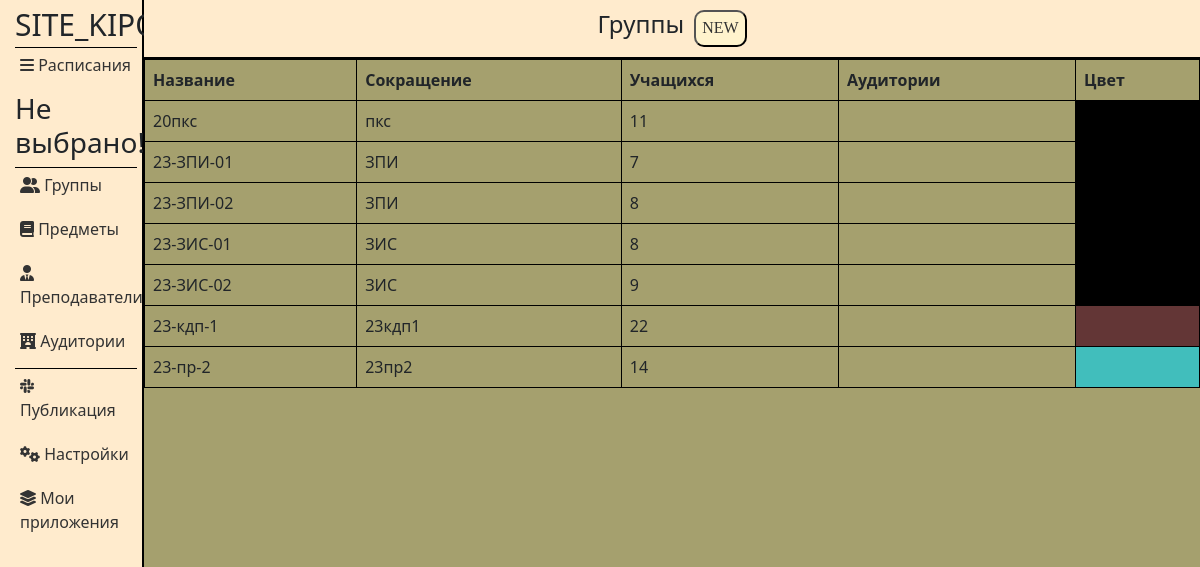
Page /applications/13/groups/ on the committed database.
### applications/models.py (models this page shows, shortened)
class Groups(models.Model):
    title = models.CharField('Название', max_length=50)
    abbreviation = models.CharField('Сокращение', max_length=50)
    students_count = models.CharField('Количество учащихся', max_length=50)
    cabinets = models.CharField('Аудитории', max_length=50)
    color = models.CharField('Цвет', max_length=50)
    application_id = models.ForeignKey(Applications, on_delete=models.CASCADE, related_name='Groups')
    class Meta:
        verbose_name = 'Группа'
        verbose_name_plural = 'Группы'

### applications/views.py (the view)
def groups(request, app_id):
    return handle_form(request, app_id, Groups, GroupsForm, 'applications/groups.html')

### applications/views.py (called while the page is built)
def find_week_title(request):
    week_title = None
    if request.COOKIES.get('selectedElementId'):
        sched_id = request.COOKIES.get('selectedElementId')
        sched_instance = Schedules.objects.get(id=sched_id)
        week_title = sched_instance.title
    else:
        week_title = 'Не выбрано!'
    return week_title

### applications/templates/applications/groups.html (shortened to what this page needs)
{% extends 'applications/layout.html' %}
{% load static %}
{% block content %}
<div class="features">
    <header>
        <h1>Группы</h1>
        <button class="popup-btn" id="open_pop_up">NEW</button>
    </header>
   <table class="table">
    <thead>
        <tr>
            <th>Название</th>
            <th>Сокращение</th>
            <th>Учащихся</th>
            <th>Аудитории</th>
            <th>Цвет</th>
        </tr>
    </thead>
    <tbody>
        {% for el in groups %}
        <tr>
            <td>{{ el.title }}</td>
            <td>{{ el.abbreviation }}</td>
            <td>{{ el.students_count }}</td>
            <td>{{ el.cabinets }}</td>
            <td style="background-color:{{ el.color }}"></td>
        </tr>
        {% endfor %}
    </tbody>
</table>
</div>
{% endblock %}

### applications/static/applications/css/main.css (style rules this page uses)
:root { --main-background: #a5a06e; --second-background: blanchedalmond; --border: black; --text: #333; --popup-background: rgba(0,0,0,0.8); --white: #fff3cd; --output-background-color: transparent; --table-border-color: black; }
html, body { height: 100%; margin: 0; padding: 0; }
header { display: flex; justify-content: center; background-color: var(--second-background); padding: 10px 0px 10px 0px; border-bottom: 2px solid var(--border); }
body { display: flex; background-color: var(--main-background); }
.features { width: 100%; }
h1 { font-size: 1.5rem; }
.popup-btn { text-align: center; font-family: Monserrat; background-color: #fff3cd; border-radius: 10px; border-color: var(--border); text-decoration: none; font-weight: 500; color: var(--text); }
button#open_pop_up { margin-left: 10px; }
.table>:not(caption)>*>* { padding: 0.5rem 0.5rem; background-color: var(--bs-table-bg); border: 1px solid black; box-shadow: inset 0 0 0 9999px var(--bs-table-accent-bg); }
table.table { width: 100%; margin: auto; }

### rows in the picture
Groups: title "20пкс", abbreviation "пкс", students_count "11"
Groups: title "23-ЗПИ-01", abbreviation "ЗПИ", students_count "7"
Groups: title "23-ЗПИ-02", abbreviation "ЗПИ", students_count "8"
Groups: title "23-ЗИС-01", abbreviation "ЗИС", students_count "8"
Groups: title "23-ЗИС-02", abbreviation "ЗИС", students_count "9"
Groups: title "23-кдп-1", abbreviation "23кдп1", students_count "22"
Groups: title "23-пр-2", abbreviation "23пр2", students_count "14"

### other values in the picture
{{ title }} "Не выбрано!"
